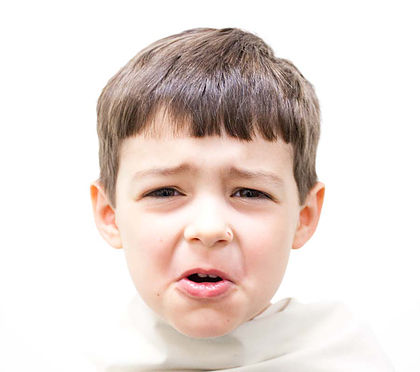
#> input picture StudProjects/team04/project/ANN scripts/data/child.jpg, 420 x 372 px, found by its file name
$ python convolutie_simpla.py
#> lines starting #> are read from the running program, lines starting #| are printed output that depends on the picture
import matplotlib.pyplot as plot
import numpy as np
import cv2
import random
import skimage.measure

img1 = cv2.imread("child.jpg")
#> img1 is the input picture: shape (372, 420, 3); mean B, G, R 214.5, 219.7, 231.9
img1 = cv2.resize(img1, (480, 480))
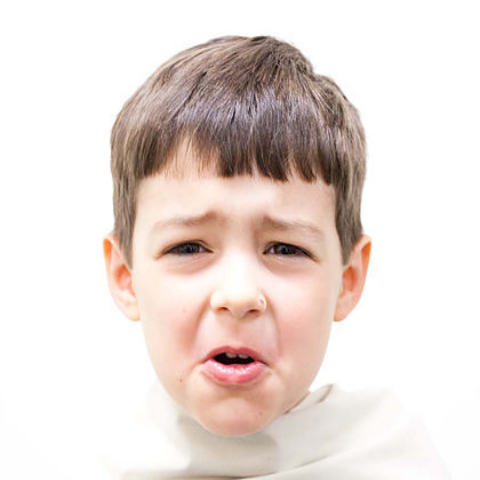
#> img1: shape (480, 480, 3); mean B, G, R 214.5, 219.6, 231.8
img = np.array(img1, np.float32)

kernel = np.array([[[1, 1, 1], [0, 0, 0], [-1, -1, -1]], [[2, 2, 2], [0, 0, 0], [-2, -2, -2]], [[1, 1, 1], [0, 0, 0], [-1, -1, -1]]])
# kernel2 = np.array([[[1, 1, 1], [0, 0, 0], [-1, -1, -1]], [[2, 2, 2], [0, 0, 0], [-2, -2, -2]], [[1, 1, 1], [0, 0, 0], [-1, -1, -1]]])

def u(i, j):
    return sum(sum(img[i-1:i+2, j-1:j+2, :] * kernel))


new_img = np.zeros(img.shape, np.float32)


for i in range(1, img.shape[0] - 1):
    for j in range(1, img.shape[1] - 1):
        new_img[i, j] = u(i, j)
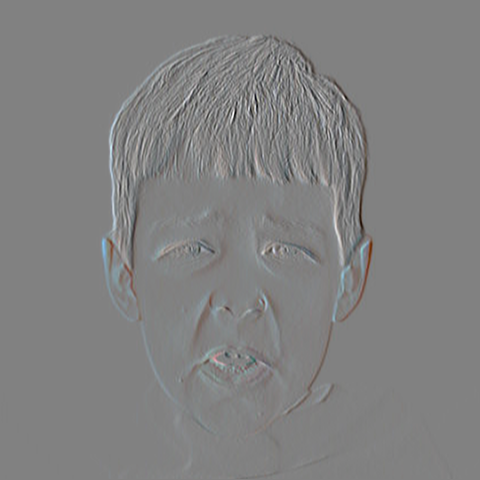
#> new_img: shape (480, 480, 3) float32; mean of channels 0, 1, 2 0, 0, 0; drawn with min black and max white

cv2.normalize(new_img, new_img, 0, 255, cv2.NORM_MINMAX, dtype=-1)
new_img = new_img.astype(np.uint8)


norm_img = img + new_img
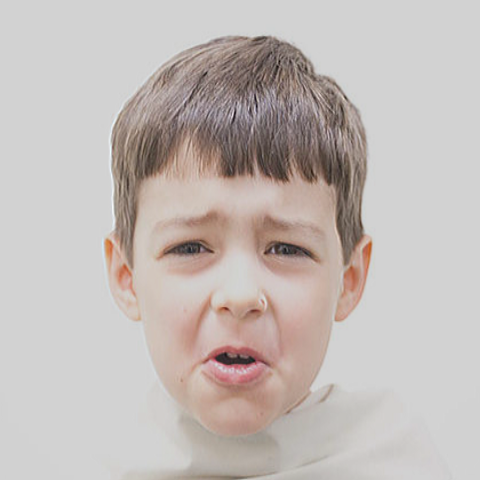
#> norm_img: shape (480, 480, 3) float32; mean B, G, R 343.5, 348.7, 360.9; drawn with min black and max white
cv2.normalize(norm_img, norm_img, 0, 255, cv2.NORM_MINMAX, dtype=-1)
norm_img = norm_img.astype(np.uint8)

cv2.imshow("img", img1)
cv2.imshow("img2", new_img)

a = cv2.cvtColor(new_img, cv2.COLOR_RGB2GRAY)

cv2.imshow("img3", skimage.measure.block_reduce(a, (3, 3), np.max))
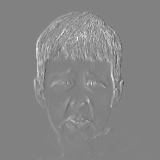
#> window 'img3': shape (160, 160); min 71, max 254, mean 133.3

cv2.waitKey(0)

$ run again, with StudProjects/team04/project/ANN scripts/data/human_aug3.png saved as StudProjects/team04/project/ANN scripts/data/child.jpg
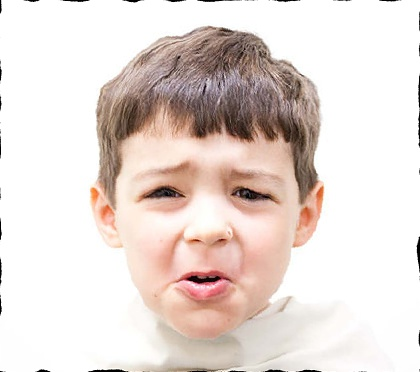
#> input picture StudProjects/team04/project/ANN scripts/data/human_aug3.png, 420 x 372 px, found by its file name
#> img1 is the input picture: shape (372, 420, 3); mean B, G, R 213.6, 218.8, 230.8
#> img1: shape (480, 480, 3)
#> `norm_img = img + new_img`:
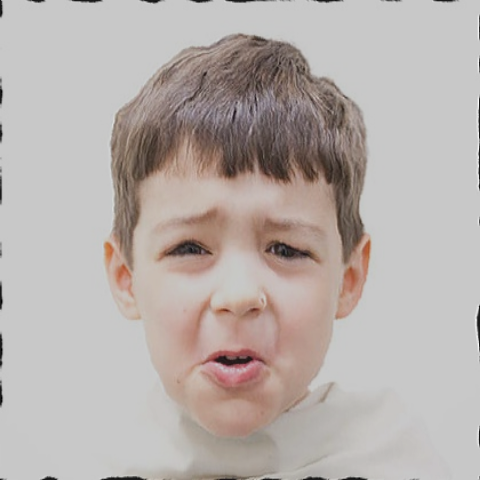
#> norm_img: shape (480, 480, 3) float32; mean B, G, R 341.9, 347.1, 359.2; drawn with min black and max white
#> `cv2.imshow("img3", skimage.measure.block_reduce(a, (3, 3), np.max))`:
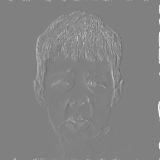
#> window 'img3': shape (160, 160); min 96, max 255, mean 130.7
